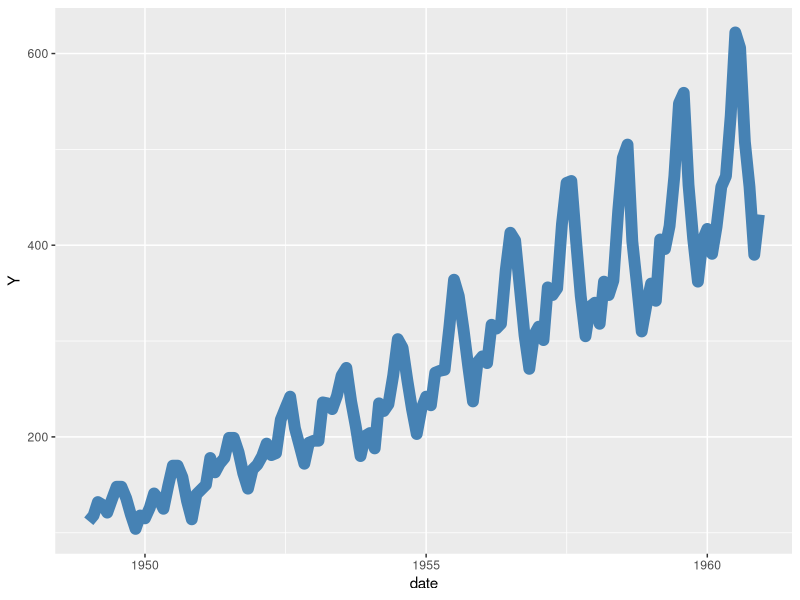

Source code (R):
#require(tidyverse)
library(ggplot2)
library(reshape2)
library(zoo)

data("AirPassengers")
air <- data.frame(Y=as.matrix(AirPassengers), date=as.Date(as.yearmon(time(AirPassengers))))

p <- ggplot(aes(date, Y), data=air) + 
  geom_line(color='steelblue', size=4)# + geom_area(alpha=0.5, color='steelblue')
